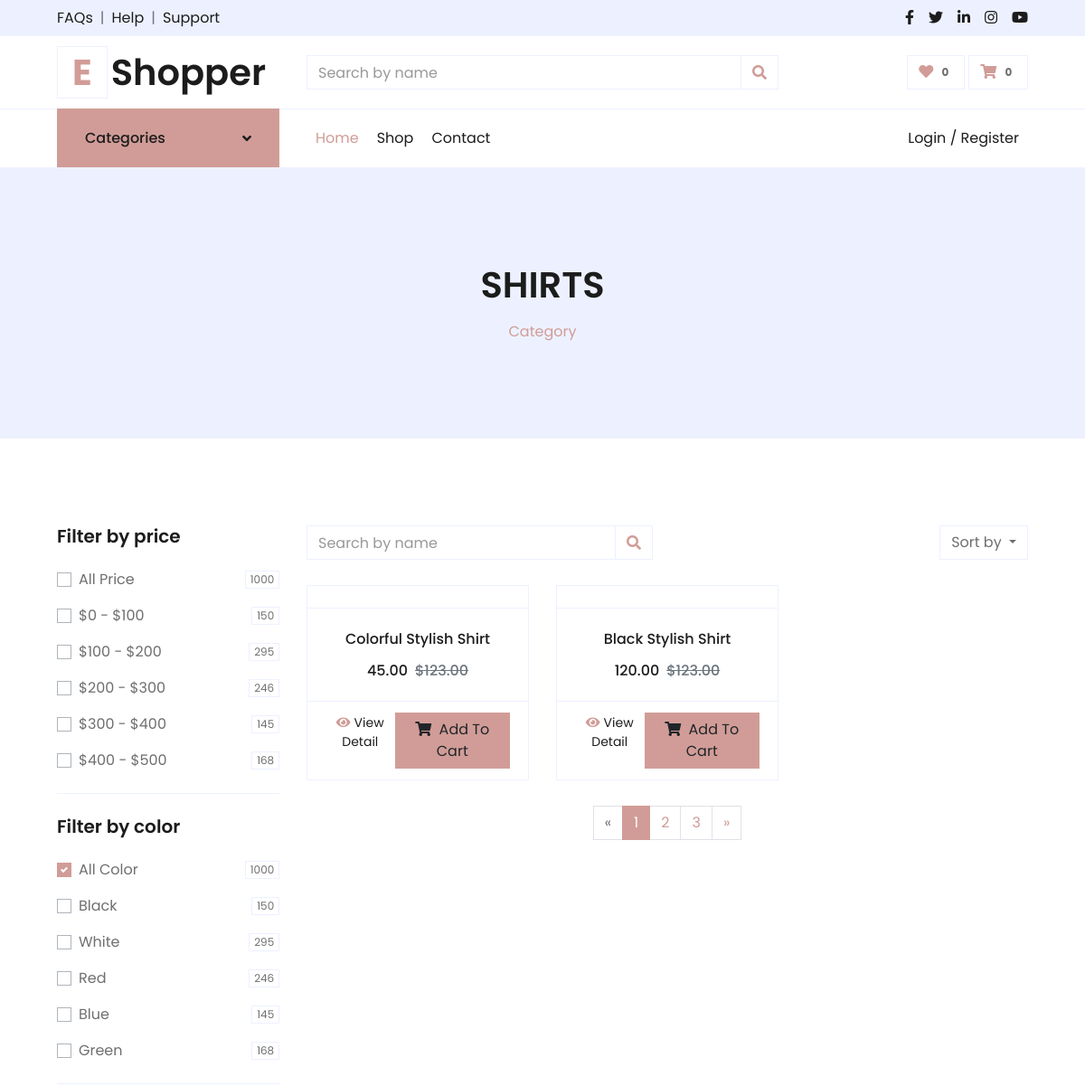
Before: /category/2/ (upper part) with the older database file.
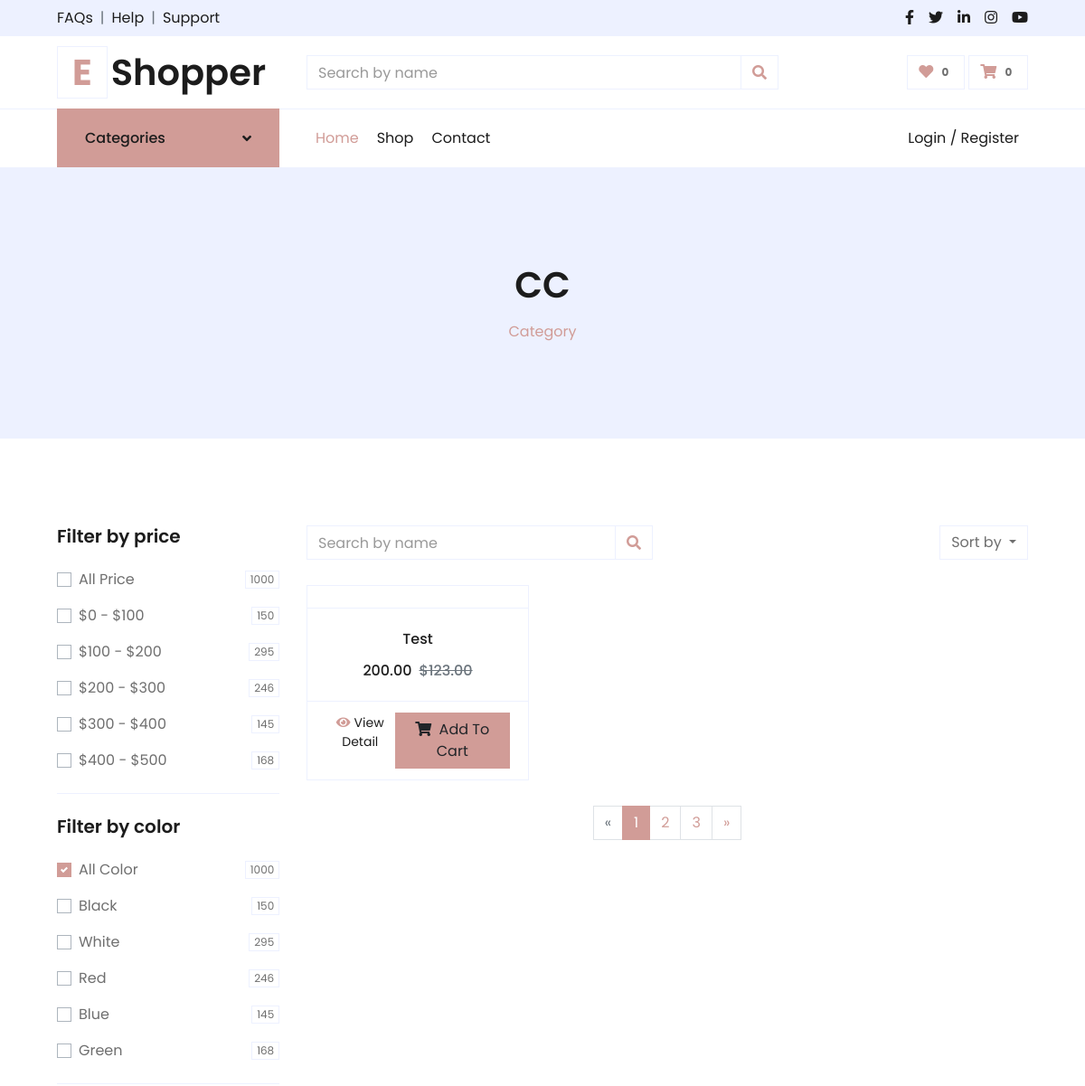
After: the same page with the newer database file.
### ProductsApp/models.py (models this page shows, shortened)
class ProductCategory(models.Model):
    parent_category = models.ForeignKey('self', on_delete=models.CASCADE, blank=True, null=True)
    category_name = models.CharField(max_length=255)

class Product(models.Model):
    name = models.CharField(max_length=100)
    category = models.ForeignKey(ProductCategory, on_delete=models.CASCADE)
    description = models.TextField(null=True)
    price = models.DecimalField(max_digits=10, decimal_places=2)
    qty = models.IntegerField()
    image = models.ImageField(upload_to='products/')
    color = models.CharField(max_length=50, null=True)
    size = models.CharField(max_length=10, null=True)

### ProductsApp/views.py (the view, shortened to what this page needs)
# urls.py: path('category/<int:cid>/',category_product_list_view ,name='category'),
def category_product_list_view(request, cid):
    category = get_object_or_404(ProductCategory, id=cid)
    products = Product.objects.filter(category=category)
    price_filter = request.GET.getlist('price-all')
    if price_filter:
        pass
    else:
        price_ranges = ['price-1', 'price-2', 'price-3', 'price-4', 'price-5']
        selected_ranges = [range_key for range_key in price_ranges if request.GET.get(range_key)]
    context = {
        "category": category,
        "products": products,
    }
    return render(request, "category.html", context)

### CartApp/context_processors.py (called while the page is built)
def cart_total_quantity(request):
    total_quantity = 0
    if request.user.is_authenticated:
        cart_items = CartItem.objects.filter(user=request.user)
        total_quantity = cart_items.aggregate(Sum('quantity'))['quantity__sum'] or 0
    return {'total_quantity': total_quantity}

def wishlist_count(request):
    if request.user.is_authenticated:
        return {'wishlist_count': WishlistItem.objects.filter(user=request.user).count()}
    return {'wishlist_count': 0}

### templates/category.html (shortened to what the changed rows need)
{% extends 'base.html' %}
{% load static %}
{% block content %}
    <div class="container-fluid bg-secondary mb-5">
        <div class="d-flex flex-column align-items-center justify-content-center" style="min-height: 300px">
            <h1 class="font-weight-semi-bold text-uppercase mb-3">
                {{ category.category_name }}
            </h1>
            <div class="d-inline-flex">
                <p class="m-0"><a href="">Category</a></p>
            </div>
        </div>
    </div>
    <div class="container-fluid pt-5">
        <div class="row px-xl-5">
            <div class="col-lg-9 col-md-12">
                <div class="row pb-3">
                    {% if products %}
                    {% for product in products %}
                    <div class="col-lg-4 col-md-6 col-sm-12 pb-1">
                        <div class="card product-item border-0 mb-4">
                            <div class="card-header product-img position-relative overflow-hidden bg-transparent border p-0">
                            </div>
                            <div class="card-body border-left border-right text-center p-0 pt-4 pb-3">
                                <h6 class="text-truncate mb-3">{{product.name}}</h6>
                                <div class="d-flex justify-content-center">
                                    <h6>{{product.price}}</h6><h6 class="text-muted ml-2"><del>$123.00</del></h6>
                                </div>
                            </div>
                            <div class="card-footer d-flex justify-content-between bg-light border">
                                <a href="{% url 'product_detail' product.id %}" class="btn btn-sm text-dark p-0">
                                    <i class="fas fa-eye text-primary mr-1"></i>View Detail
                                </a>
                                           <a href="{% url 'CartApp:add_to_cart' product_id=product.id %}" class="btn btn-primary px-3"><i class="fa fa-shopping-cart mr-1"></i> Add To Cart </a>
                            </div>
                        </div>
                    </div>
                    {% endfor%}
                    {% else %}
                        <p>No products available in this category.</p>
                    {% endif %}
                </div>
            </div>
        </div>
    </div>
</body>
{% endblock content%}

Changed rows visible on the page:
removed Product: name "Black Stylish Shirt", price "120.00"
changed ProductCategory: category_name "SHIRTS" → "CC"
changed Product: name "Colorful Stylish Shirt" → "Test"; price "45.00" → "200.00"
